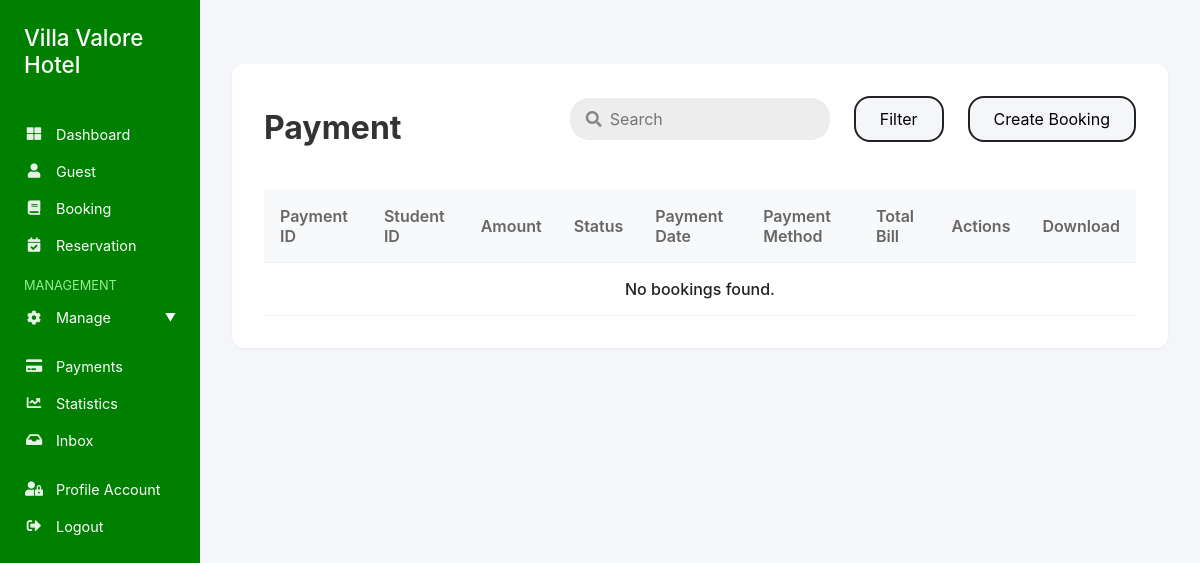
Before: /admin/payment.php?StudentID=202310587 with the older database file.
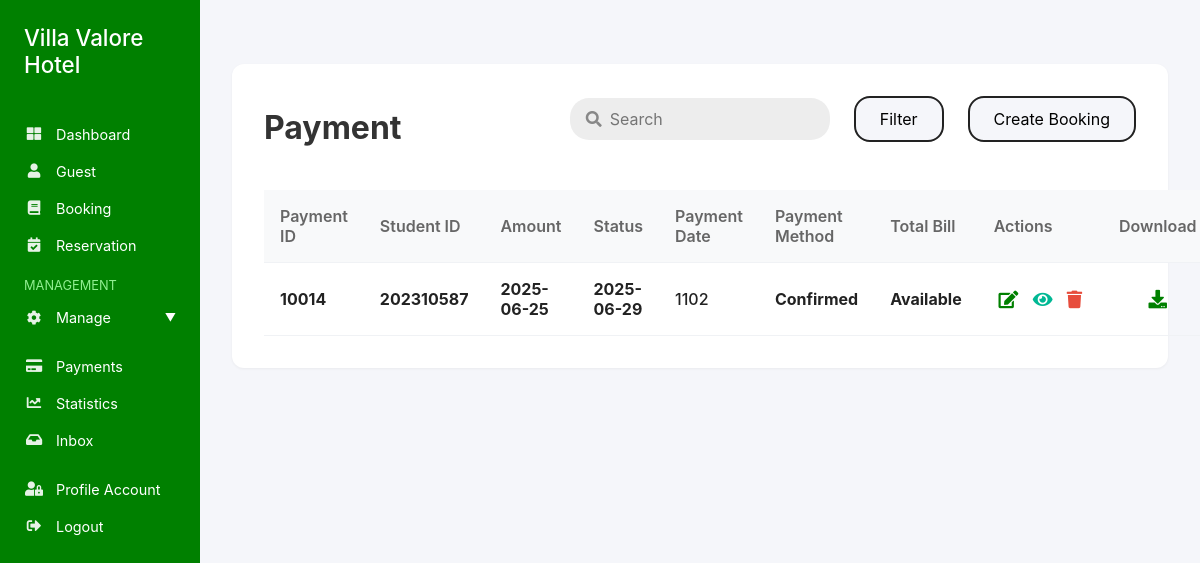
After: the same page with the newer database file.
### tables this page shows
CREATE TABLE `booking` (
  `BookingID` int(11) NOT NULL,
  `StudentID` int(11) NOT NULL,
  `RoomNumber` int(11) NOT NULL,
  `RoomType` enum('Standard','Deluxe','Suite','') NOT NULL,
  `BookingStatus` enum('Pending','Confirmed','Cancelled','Completed') NOT NULL,
  `RoomStatus` enum('Available','Booked','Reserved','Maintenance','Cleaning') NOT NULL,
  `Notes` text NOT NULL,
  `CheckInDate` date NOT NULL,
  `CheckOutDate` date NOT NULL,
  `BookingDate` date NOT NULL,
  `Price` decimal(10,0) NOT NULL
);

### admin/payment.php (the view, shortened to what the changed rows need)
<?php
include 'connections.php';
$where = [];
$params = [];
if ($_SERVER['REQUEST_METHOD'] === 'GET' && (
  isset($_GET['PaymentID']) || isset($_GET['StudentID']) || isset($_GET['Amount']) || isset($_GET['PaymentStatus']) ||
  isset($_GET['PaymentMethod']) || isset($_GET['TotalBill']) || isset($_GET['ReferenceCode']))) {
  if (!empty($_GET['StudentID'])) {
    $where[] = "StudentID = ?";
    $params[] = $_GET['StudentID'];
  }
  if (!empty($_GET['StudentID'])) {
    $where[] = "StudentID = ?";
    $params[] = $_GET['StudentID'];
  }
}
if (count($where) > 0) {
  $sql = "SELECT * FROM booking WHERE " . implode(' AND ', $where) . " ORDER BY BookingID DESC";
  $stmt = $conn->prepare($sql);
  if ($params) {
    $types = str_repeat('s', count($params));
    $stmt->bind_param($types, ...$params);
  }
  $stmt->execute();
  $resResult = $stmt->get_result();
} else {
  $resQuery = "SELECT * FROM booking ORDER BY BookingID DESC";
  $resResult = $conn->query($resQuery);
}
?>
<!DOCTYPE html>
<html lang="en">
<head>
  <link rel="stylesheet" href="https://cdnjs.cloudflare.com/ajax/libs/font-awesome/5.15.4/css/all.min.css">
</head>
<body>
  <div class="main-content">
  <div class="reservation-section">
    <div style="display: flex; align-items: center; justify-content: space-between; margin-bottom: 1.5rem;">
    <h1 style="margin-bottom: 0; border-bottom: 4px solid rgb(255, 255, 255); display: inline-block; padding-bottom: 0.2rem;">Payment</h1>
    </div>
    <table class="reservation-table">
    <thead>
      <tr>
      <th>Payment ID</th>
      <th>Student ID</th>
      <th>Amount</th>
      <th>Status</th>
      <th>Payment Date</th>
      <th>Payment Method</th>
      <th>Total Bill</th>
      <th>Actions</th>
      <th>Download</th>
      </tr>
    </thead>
    <tbody>
    <?php if ($resResult && $resResult->num_rows > 0): ?>
      <?php while($row = $resResult->fetch_assoc()): ?>
      <tr data-id="<?php echo $row['BookingID']; ?>">
      <td><b><?php echo $row['BookingID']; ?></b></td>
      <td><b><?php echo $row['StudentID']; ?></b></td>
      <td><b><?php echo htmlspecialchars($row['CheckInDate']); ?></b></td>
      <td><b><?php echo htmlspecialchars($row['CheckOutDate']); ?></b></td>
      <td><?php echo $row['RoomNumber']; ?></td>
      <td><b><?php echo $row['BookingStatus']; ?></b></td>
      <td><b><?php echo $row['RoomStatus']; ?></b></td>
      <td>
        <div class="action-group">
        <button type="button" class="action-btn edit-btn"
  data-id="<?php echo $row['BookingID']; ?>"
  data-bookingdate="<?php echo htmlspecialchars($row['BookingDate']); ?>"
  data-studentid="<?php echo $row['StudentID']; ?>"
  data-checkin="<?php echo $row['CheckInDate']; ?>"
  data-checkout="<?php echo $row['CheckOutDate']; ?>"
  data-room="<?php echo $row['RoomNumber']; ?>"
  data-type="<?php echo $row['RoomType']; ?>"
  data-bookingstatus="<?php echo $row['BookingStatus']; ?>"
  data-roomstatus="<?php echo $row['RoomStatus']; ?>"
  data-notes="<?php echo htmlspecialchars($row['Notes']); ?>"
  data-price="<?php echo htmlspecialchars($row['Price']); ?>"
><i class="fas fa-edit"></i></button>
<button type="button" class="action-btn view-btn"
  data-id="<?php echo $row['BookingID']; ?>"
  data-studentid="<?php echo $row['StudentID']; ?>"
  data-bookingdate="<?php echo htmlspecialchars($row['BookingDate']); ?>"
  data-checkin="<?php echo $row['CheckInDate']; ?>"
  data-checkout="<?php echo $row['CheckOutDate']; ?>"
  data-room="<?php echo $row['RoomNumber']; ?>"
  data-type="<?php echo $row['RoomType']; ?>"
  data-bookingstatus="<?php echo $row['BookingStatus']; ?>"
  data-roomstatus="<?php echo $row['RoomStatus']; ?>"
  data-notes="<?php echo htmlspecialchars($row['Notes']); ?>"
  data-price="<?php echo htmlspecialchars($row['Price']); ?>"
><i class="fas fa-eye"></i></button>
<button type="button" class="action-btn delete-btn"
  data-id="<?php echo $row['BookingID']; ?>"
><i class="fas fa-trash"></i></button>
        </div>
      </td>
      <td>
              <button class="download-table-btn" title="Download Table" onclick="showDownloadModal(event)">
                <i class="fas fa-download"></i>
              </button>
            </td>
      </tr>
      <?php endwhile; ?>
    <?php else: ?>
      <tr><td colspan="11">No bookings found.</td></tr>
    <?php endif; ?>
    </tbody>
    </table>
  </div>
  </div>
</body>
</html>

Changed rows visible on the page:
added booking: BookingID "10014", StudentID "202310587", CheckInDate "2025-06-25", CheckOutDate "2025-06-29", RoomNumber "1102", BookingStatus "Confirmed", RoomStatus "Available"
Other visible differences:
text no longer shown: "No bookings found."
